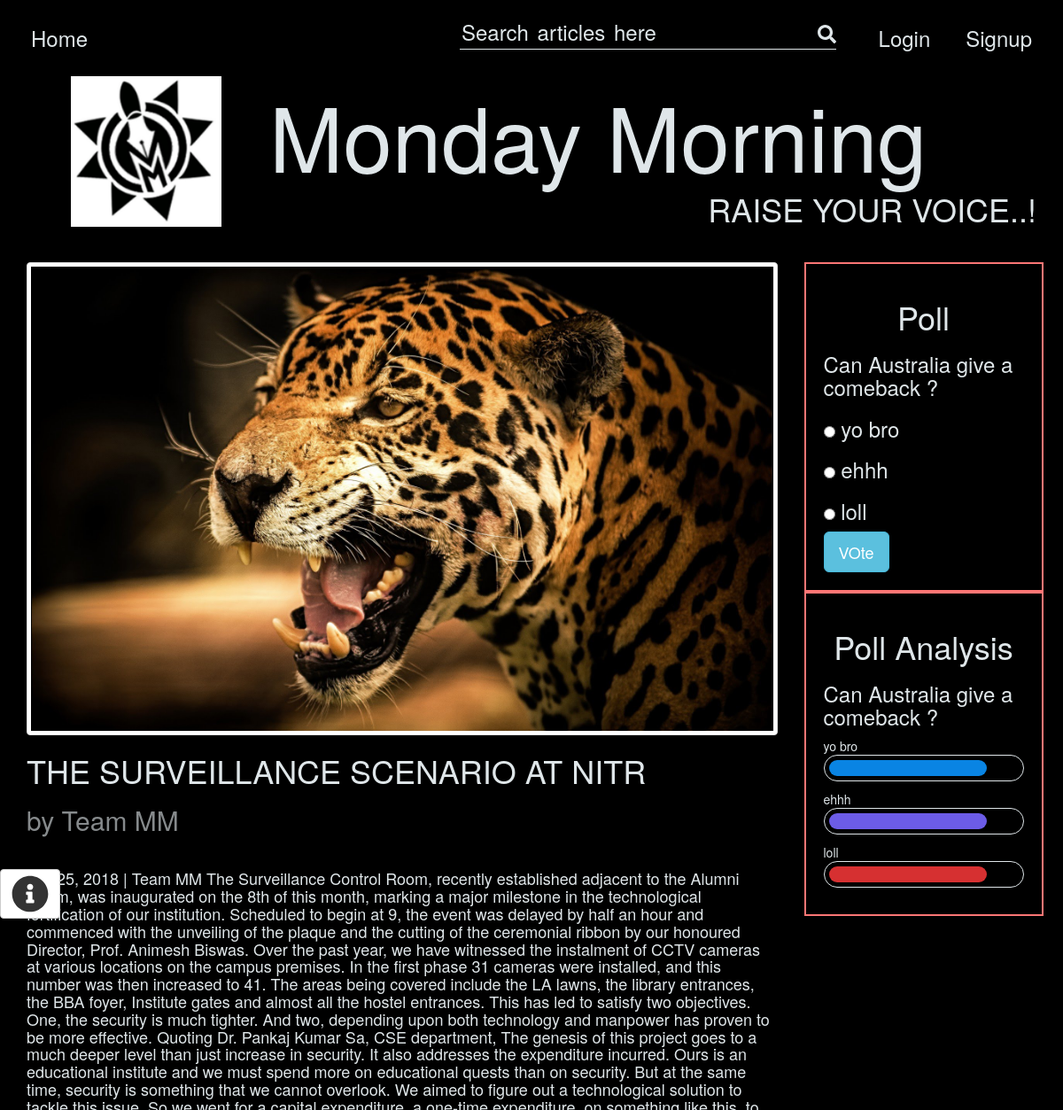
The app's page /articles/view/the-surveillance-scenario-at-nitr (upper part), older data.
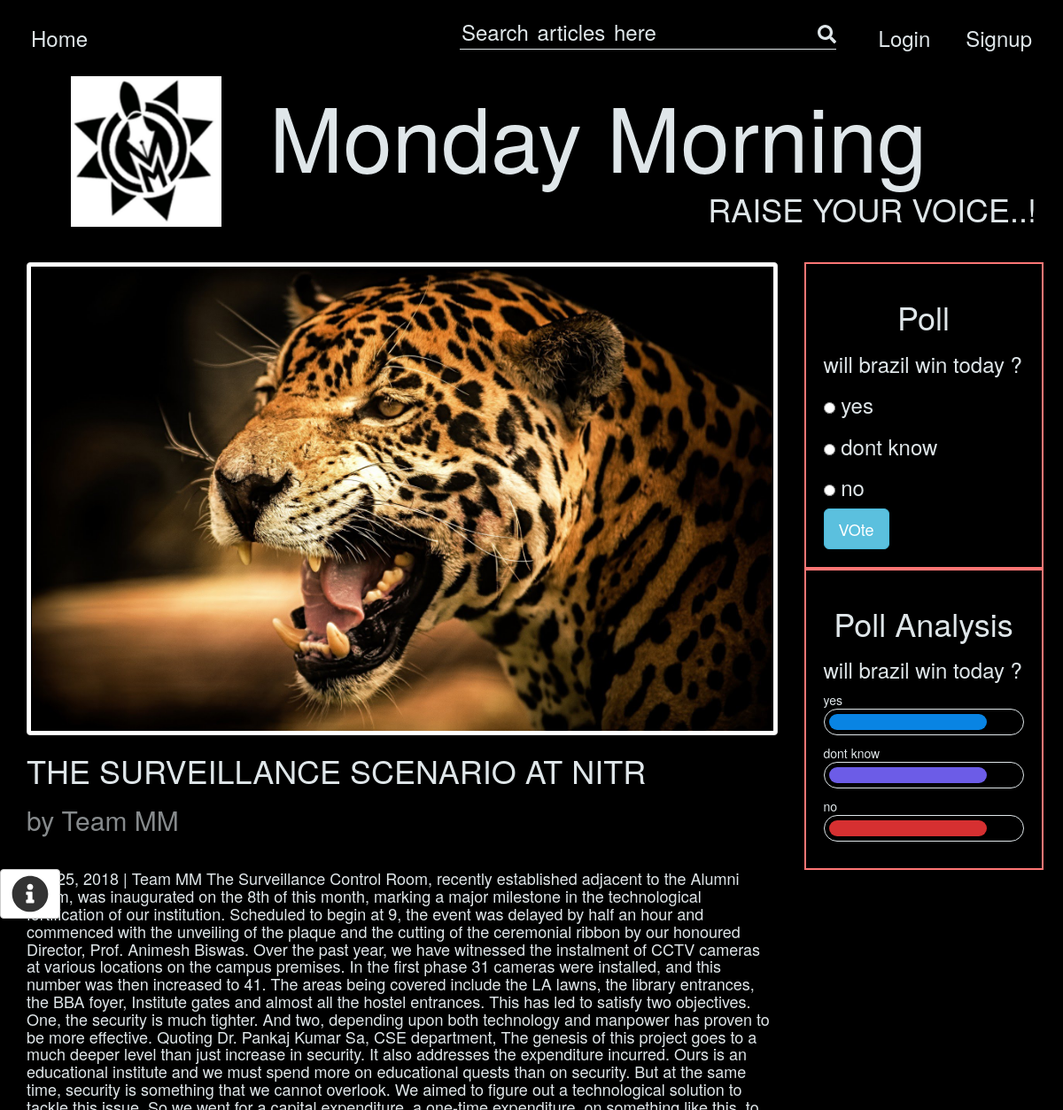
The same page, newer data.
### tables this page shows
CREATE TABLE IF NOT EXISTS `polls` (
  `id` int(11) NOT NULL AUTO_INCREMENT,
  `question` varchar(128) DEFAULT NULL,
  `answer_1` varchar(128) DEFAULT NULL,
  `answer_2` varchar(128) DEFAULT NULL,
  `answer_3` varchar(128) DEFAULT NULL,
  `user_id` varchar(128) DEFAULT NULL,
  `updated_at` varchar(128) DEFAULT NULL,
  PRIMARY KEY (`id`)
);

CREATE TABLE IF NOT EXISTS `answers` (
  `id` int(11) NOT NULL AUTO_INCREMENT,
  `answer` varchar(128) DEFAULT NULL,
  `votes` int(20) DEFAULT '0',
  PRIMARY KEY (`id`)
);

### application/controllers/articles.php (called while the page is built, shortened)
<?php
class articles extends CI_Controller {
	public function view($slug=FALSE){
		$data['article']=$this->article_model->get_article($slug);
		$data['poll']=$this->poll_model->last_poll();
		$this->article_model->increment_views($data['article']['id']);
		$data['comments']=$this->comment_model->get_comments_view($data['article']['id']);
		$this->load->view('articles/view',$data);
	}
}

### index.php (called while the page is built, shortened)
<?php
require_once BASEPATH.'core/CodeIgniter.php';

### application/models/article_model.php (called while the page is built, shortened)
<?php
class article_model extends CI_Model {
	function get_article($slug=FALSE){
		if($slug===FALSE){
			$query=$this->db->get('articles');
			return $query;
		}
		else{
			$query=$this->db->get_where('articles',array('slug'=>$slug));
			return $query->row_array();
		}
	}
	function increment_views($id){
		$this->db->where('id', $id);
		$this->db->set('view_count', 'view_count+1', FALSE);
		$this->db->update('articles');
	}
}

### application/models/poll_model.php (called while the page is built, shortened)
<?php
class poll_model extends CI_Model {
	function last_poll(){
		$query = $this->db->order_by('id',"desc")
		->limit(1)
		->get('polls')
		->row();
		return $query;
	}
}

### application/models/answer_model.php (called while the page is built, shortened)
<?php
class answer_model extends CI_Model {
	function get_answer($id){
		$query=$this->db->get_where('answers',array('id'=>$id));
		return $query->row_array();
	}
}

### application/views/articles/view.php (the view, shortened to what the changed rows need)
<!DOCTYPE html>
<html>
	<head>
		<link rel="stylesheet" href="https://maxcdn.bootstrapcdn.com/bootstrap/3.3.7/css/bootstrap.min.css">
		<link rel="stylesheet" href="https://cdnjs.cloudflare.com/ajax/libs/normalize/5.0.0/normalize.min.css">
		<link rel="stylesheet" type="text/css" href="<?php echo base_url('assets/cs/animate.css')?> ">
		<link rel="stylesheet" type="text/css" href="<?php echo base_url('assets/cs/articlepage.css') ?>">
	</head>
	<body>
		<div class="container">
			<div class="heading">
				<h1>Monday Morning </h1>
				<h1 id="sideline">Raise your voice..!</h1>
			</div>
			<div class="row">
				<div class="col-md-9">
						<div class="details">
							<h1><?php echo $article['Title']; ?></h1>
							<h2 style="opacity: 0.6">by <?php echo $article['Author']; ?></h2>
							<br>
							<br>
						</div>
				</div>
				<div class="col-md-3 aside"  id="myScrollspy">
						<div id="before-vote" data-spy="affix" data-offset-top="680">
							<h1 style="text-align: center;">Poll</h1>
							<h3><?php echo $poll->question.' ?'; ?></h3>
							<form class="ajax" action="<?php echo base_url('polls/vote/'.$poll->id) ?>" method="post">
								<h3>
									<input type="radio" name="vote" value="answer_1">
									<?php echo $this->answer_model->get_answer($poll->answer_1)['answer'] ?>
								</h3>
								<h3>
									<input type="radio" name="vote" value="answer_2">
									<?php echo $this->answer_model->get_answer($poll->answer_2)['answer'] ?>
								</h3>
								<h3>
									<input type="radio" name="vote" value="answer_3">
									<?php echo $this->answer_model->get_answer($poll->answer_3)['answer'] ?>
								</h3>
								<button type="submit" class="btn btn-info btn-lg">
									VOte
								</button>
							</form>
						</div>
						<div id="after-vote" data-spy="affix" data-offset-top="680">
							<h1 style="text-align: center;">Poll Analysis</h1>
							<h3><?php echo $poll->question.' ?'; ?></h3>
							<div class="answers">
								<?php
									$answer[0]=$this->answer_model->get_answer($poll->answer_1);
									$answer[1]=$this->answer_model->get_answer($poll->answer_2);
									$answer[2]=$this->answer_model->get_answer($poll->answer_3);
									$total_votes=0;
									for($i=0;$i<3;$i++){
										$total_votes+=$answer[$i]['votes'];
									}
									for($i=0;$i<3;$i++){
									$original_string=$answer[$i]['answer'];
									$limited_string = word_limiter( $original_string,7, ' ');
								?>
								<div class="answer">
									<div class="ans">
									<?php
										echo $limited_string;
									?>
									</div>
									<div class="status-bar row">
										<div class="bar-limiter col-md-10">
											<div class="<?php echo 'bar-value'.$i ; ?>  " >
													</div>
										</div>
										<div style="padding-left: 5px;" class="bar-info col-md-2" data-index="<?php echo $i+1; ?>" data-vote="<?php echo $answer[$i]['votes']; ?>" data-total-votes="<?php echo $total_votes; ?>">
										</div>
									</div>
								</div>
								<?php } ?>
							</div>
						</div>
					</div>
			</div>
		</div>
	</body>
</html>

Row changes from the older to the newer data that the page shows:
removed polls: question "Can Australia give a comeback", answer_1.answer "yo bro", answer_2.answer "ehhh", answer_3.answer "loll"
removed answers: answer "yo bro"
removed answers: answer "ehhh"
removed answers: answer "loll"
added polls: question "will brazil win today", answer_1.answer "yes", answer_2.answer "dont know", answer_3.answer "no"
added answers: answer "yes"
added answers: answer "dont know"
added answers: answer "no"
